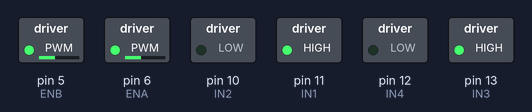
Recording of a sketch running on a simulated Arduino Uno, built with avr-gcc and run on an emulated ATmega328P. Parts: switched loads named in the sketch (green lamp = pin HIGH).

Above: at 0.1 s.
Timing chart, 0 to 1.6 s (numbered marks = the images above):
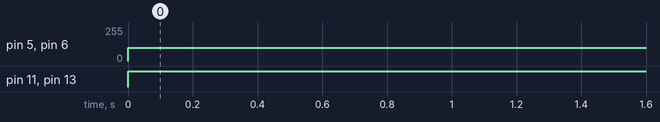

The sketch:

deep_forward.ino.ino
```cpp
const int ENA = 6;
const int IN1=11;//right side of motor when you see bot from back
const int IN2=10;
const int ENB = 5;//left side of motor when you see bot from back
const int IN3=13;
const int IN4=12;


void setup() {
  // put your setup code here, to run once:
  pinMode(IN1,OUTPUT);
  pinMode(IN2,OUTPUT);
  pinMode(IN3,OUTPUT);
  pinMode(IN4,OUTPUT);
  Serial.begin(9600);
}

void loop() {
  // put your main code here, to run repeatedly:
forward();
}
void forward()
{
  digitalWrite(IN1, HIGH);
  digitalWrite(IN2, LOW);
  analogWrite(ENA, 100);
  digitalWrite(IN3, HIGH);
  digitalWrite(IN4, LOW);
  analogWrite(ENB, 100);
   //delayMicroseconds(1);
}
```

Measured:
- by itself, pin 5 (ENB), pin 6 (ENA): 0/255 → 100/255 at 0.00 s
- by itself, pin 11 (IN1), pin 13 (IN3): LOW → HIGH at 0.00 s
